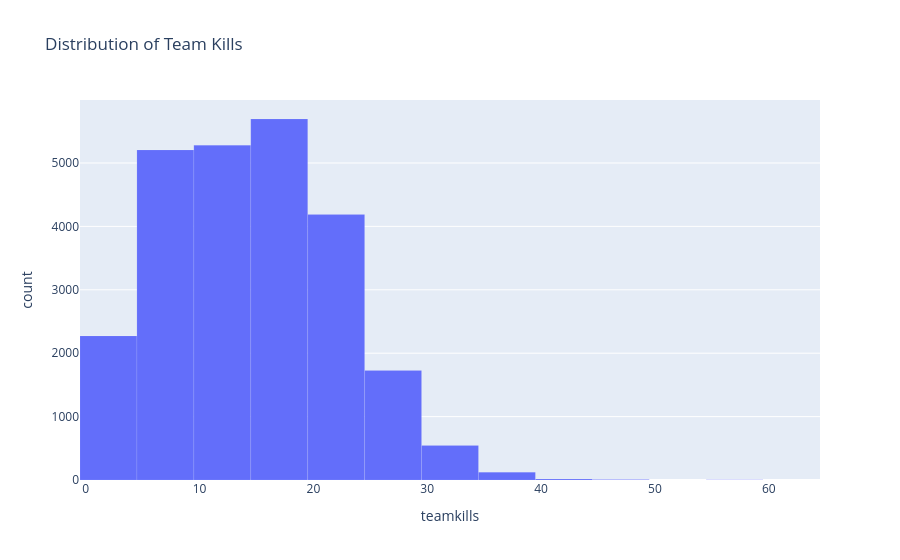

Notebook code for this chart:
### Code cell
fig_kills = px.histogram(
    lol_team,
    x='teamkills',
    nbins=20,
    title='Distribution of Team Kills'
)
fig_kills.update_traces(
    marker_line_color='white',
    marker_line_width=0.1
)

### Figure 1 — Plotly figure (JSON) as saved in the notebook; plotly's stock layout.template omitted (floating-point values rounded to 4 significant figures; data arrays with more than 128 entries replaced by an {"elided": "..."} marker saying what was removed)
{"data": [{"alignmentgroup": "True", "bingroup": "x", "hovertemplate": "teamkills=%{x}<br>count=%{y}<extra></extra>", "legendgroup": "", "marker": {"color": "#636efa", "line": {"color": "white", "width": 0.1}, "pattern": {"shape": ""}}, "name": "", "nbinsx": 20, "offsetgroup": "", "orientation": "v", "showlegend": false, "type": "histogram", "x": {"elided": "25058 int values"}, "xaxis": "x", "yaxis": "y"}], "layout": {"barmode": "relative", "legend": {"tracegroupgap": 0}, "title": {"text": "Distribution of Team Kills"}, "xaxis": {"anchor": "y", "domain": [0, 1], "title": {"text": "teamkills"}}, "yaxis": {"anchor": "x", "domain": [0, 1], "title": {"text": "count"}}}}
